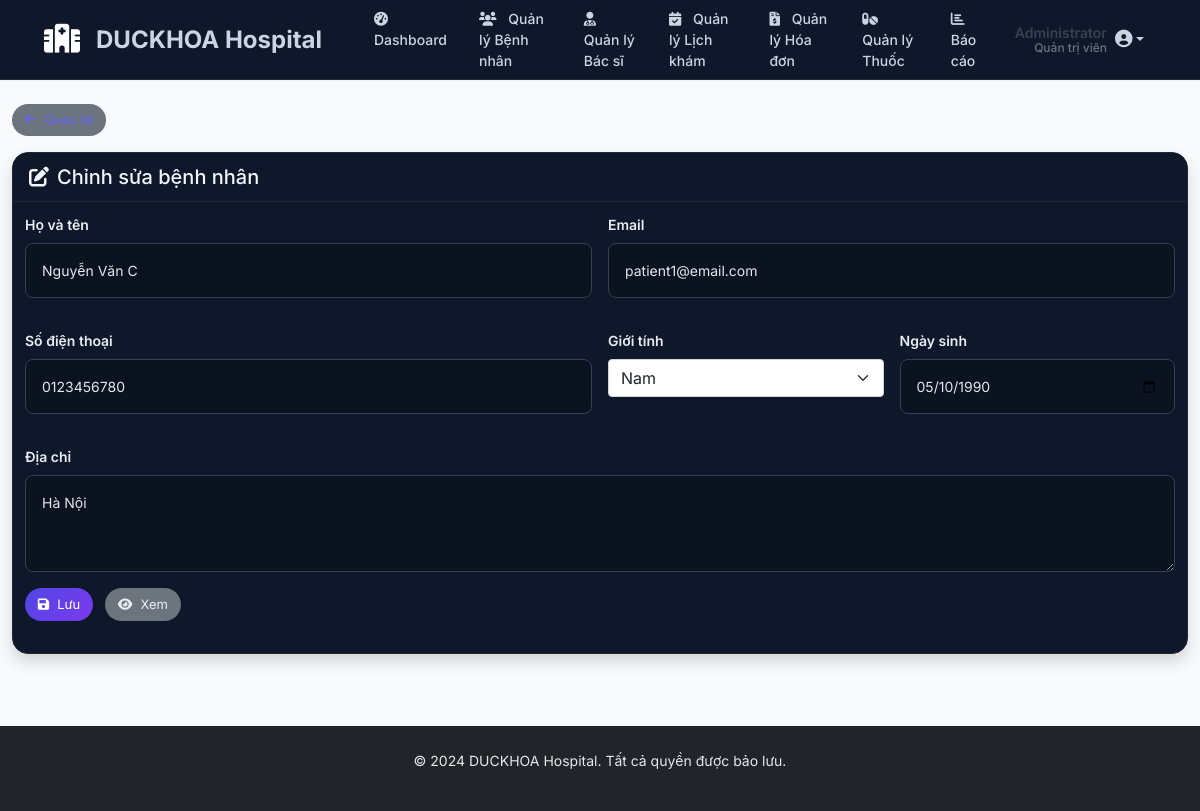
The app's page /admin/edit_patient.php?id=4 (signed in) with its own data.
### tables this page shows
CREATE TABLE users (
    id INT AUTO_INCREMENT PRIMARY KEY,
    username VARCHAR(50) NOT NULL UNIQUE,
    password VARCHAR(255) NOT NULL,
    email VARCHAR(100) NOT NULL UNIQUE,
    role ENUM('admin', 'patient', 'doctor') NOT NULL DEFAULT 'patient',
    full_name VARCHAR(100) NOT NULL,
    phone VARCHAR(20),
    address TEXT,
    date_of_birth DATE,
    gender ENUM('male', 'female', 'other'),
    created_at TIMESTAMP DEFAULT CURRENT_TIMESTAMP,
    updated_at TIMESTAMP DEFAULT CURRENT_TIMESTAMP ON UPDATE CURRENT_TIMESTAMP
);

### admin/edit_patient.php (the view, shortened to what this page needs)
<?php
require_once '../config/db.php';
$patientId = isset($_GET['id']) ? (int)$_GET['id'] : 0;
$stmt = $conn->prepare("SELECT * FROM users WHERE id = ? AND role = 'patient' LIMIT 1");
$stmt->bind_param('i', $patientId);
$stmt->execute();
$patient = $stmt->get_result()->fetch_assoc();
include '../includes/header.php';
include '../includes/top_navbar.php';
?>
<div class="container py-4">
    <a href="manage_patients.php" class="btn btn-secondary mb-3"><i class="fas fa-arrow-left me-2"></i>Quay lại</a>
    <div class="card shadow">
        <div class="card-header">
            <h5 class="mb-0"><i class="fas fa-edit me-2"></i>Chỉnh sửa bệnh nhân</h5>
        </div>
        <div class="card-body">
            <form method="POST" class="row g-3">
                <div class="col-md-6">
                    <label class="form-label">Họ và tên</label>
                    <input type="text" name="full_name" class="form-control" value="<?php echo htmlspecialchars($_POST['full_name'] ?? $patient['full_name']); ?>" required>
                </div>
                <div class="col-md-6">
                    <label class="form-label">Email</label>
                    <input type="email" name="email" class="form-control" value="<?php echo htmlspecialchars($_POST['email'] ?? $patient['email']); ?>" required>
                </div>
                <div class="col-md-6">
                    <label class="form-label">Số điện thoại</label>
                    <input type="text" name="phone" class="form-control" value="<?php echo htmlspecialchars($_POST['phone'] ?? $patient['phone']); ?>">
                </div>
                <div class="col-md-3">
                    <label class="form-label">Giới tính</label>
                    <select name="gender" class="form-select">
                        <option value="male" <?php echo (($patient['gender'] ?? '')==='male')?'selected':''; ?>>Nam</option>
                    </select>
                </div>
                <div class="col-md-3">
                    <label class="form-label">Ngày sinh</label>
                    <input type="date" name="date_of_birth" class="form-control" value="<?php echo htmlspecialchars($_POST['date_of_birth'] ?? $patient['date_of_birth']); ?>">
                </div>
                <div class="col-12">
                    <label class="form-label">Địa chỉ</label>
                    <textarea name="address" class="form-control" rows="3"><?php echo htmlspecialchars($_POST['address'] ?? $patient['address']); ?></textarea>
                </div>
                <div class="col-12">
                    <button type="submit" class="btn btn-primary"><i class="fas fa-save me-2"></i>Lưu</button>
                    <a href="view_patient.php?id=<?php echo $patientId; ?>" class="btn btn-secondary ms-2"><i class="fas fa-eye me-2"></i>Xem</a>
                </div>
            </form>
        </div>
    </div>
</div>
<?php include '../includes/footer.php'; ?>

### public/css/style.css (style rules this page uses)
:root { --primary-color: #4f46e5; --primary-dark: #3730a3; --primary-light: #6366f1; --primary-gradient: linear-gradient(135deg, #4f46e5 0%, #7c3aed 100%); --secondary-color: #06b6d4; --success-color: #10b981; --warning-color: #f59e0b; --danger-color: #ef4444; --info-color: #3b82f6; --white: #ffffff; --gray-50: #f9fafb; --gray-100: #f3f4f6; --gray-200: #e5e7eb; --gray-300: #d1d5db; --gray-400: #9ca3af; --gray-500: #6b7280; --gray-600: #4b5563; --gray-700: #374151; --gray-800: #1f2937; --gray-900: #111827; --shadow-sm: 0 1px 2px 0 rgb(0 0 0 / 0.05); --shadow: 0 1px 3px 0 rgb(0 0 0 / 0.1), 0 1px 2px -1px rgb(0 0 0 / 0.1); --shadow-md: 0 4px 6px -1px rgb(0 0 0 / 0.1), 0 2px 4px -2px rgb(0 0 0 / 0.1); --shadow-lg: 0 10px 15px -3px rgb(0 0 0 / 0.1), 0 4px 6px -4px rgb(0 0 0 / 0.1); --shadow-xl: 0 20px 25px -5px rgb(0 0 0 / 0.1), 0 8px 10px -6px rgb(0 0 0 / 0.1); --radius-sm: 0.375rem; --radius: 0.5rem; --radius-md: 0.75rem; --radius-lg: 1rem; --radius-xl: 1.5rem; --spacing-xs: 0.25rem; --spacing-sm: 0.5rem; --spacing-md: 1rem; --spacing-lg: 1.5rem; --spacing-xl: 2rem; --spacing-2xl: 3rem; }
* { margin: 0; padding: 0; box-sizing: border-box; }
body { font-family: 'Inter', -apple-system, BlinkMacSystemFont, 'Segoe UI', Roboto, sans-serif; font-size: 14px; font-weight: 400; line-height: 1.5; color: var(--gray-700); background-color: var(--gray-50); overflow-x: hidden; padding-top: 0; -webkit-font-smoothing: antialiased; -moz-osx-font-smoothing: grayscale; }
body.has-top-navbar { padding-top: 80px; }
html { scroll-behavior: smooth; }
.container { max-width: 1400px; }
.card { border: 1px solid var(--gray-200); border-radius: var(--radius-lg); box-shadow: var(--shadow); transition: all 0.2s ease; margin-bottom: var(--spacing-lg); background: var(--white); overflow: hidden; }
.card-header { background: var(--white); border-bottom: 1px solid var(--gray-200); padding: var(--spacing-lg); font-weight: 600; color: var(--gray-800); }
.card-body { padding: var(--spacing-lg); }
.card-body { padding: 1rem; }
.card-header { padding: 0.75rem 1rem; font-size: 16px; background: linear-gradient(135deg, #667eea 0%, #764ba2 100%); color: white; border-radius: 12px 12px 0 0 !important; }
.btn { font-size: 14px; padding: 0.5rem 1rem; border-radius: 20px; transition: all 0.3s ease; }
.btn-primary { background: var(--primary-gradient); border: none; border-radius: 20px; padding: 0.5rem 1.25rem; }
.form-control { border-radius: var(--radius); border: 1px solid var(--gray-300); padding: var(--spacing-md); transition: all 0.2s ease; font-size: 14px; background: var(--white); }
.form-label { font-weight: 600; color: var(--gray-700); margin-bottom: var(--spacing-sm); font-size: 14px; }
.fade-in { animation: fadeIn 0.3s ease-in; }
.card-body { padding: 0.75rem; }
.card:last-child { margin-bottom: 0; }
.card:last-child .card-body { padding-bottom: 1rem; }
.btn { font-size: 13px; padding: 0.4rem 0.8rem; border-radius: 18px; transition: all 0.3s ease; }
.btn-secondary { background: #6c757d; border: none; }
.row { margin-bottom: 1rem; }
.col-md-3, .col-md-6, .col-lg-3, .col-lg-6 { margin-bottom: 1rem; }
.dark-theme a { color: var(--primary-light); }
.dark-theme .card { background: #0f172a; border-color: #1f2937; box-shadow: 0 8px 20px rgba(0,0,0,0.35); }
.dark-theme .card-header { background: #0f172a; border-bottom: 1px solid #1f2937; color: #e2e8f0; }
.dark-theme .form-control { background-color: #0b1220; color: #e5e7eb; border-color: #334155; }
.dark-theme .form-control::placeholder { color: #64748b; }
.dark-theme, .dark-theme body, .dark-theme .text-body { color: #e9edf1 !important; }
.dark-theme h1, .dark-theme h2, .dark-theme h3, .dark-theme h4, .dark-theme h5, .dark-theme h6 { color: #f1f5f9 !important; }
.dark-theme p, .dark-theme li, .dark-theme label, .dark-theme span, .dark-theme dt, .dark-theme dd { color: #e5e7eb !important; }
.dark-theme .card-title, .dark-theme .card-body, .dark-theme .card-body p, .dark-theme .card-body span, .dark-theme .card-body a, .dark-theme .card-body label { color: #e9edf1 !important; }

### records on screen
users: full_name "Nguyễn Văn C", email "patient1@email.com", phone "0123456780", gender "Nam", date_of_birth "05/10/1990", address "Hà Nội"

### other values on screen
$item['text'] "Dashboard"
$item['text'] "Quản lý Bệnh nhân"
$item['text'] "Quản lý Bác sĩ"
$item['text'] "Quản lý Lịch khám"
$item['text'] "Quản lý Hóa đơn"
$item['text'] "Quản lý Thuốc"
$item['text'] "Báo cáo"
$user_name "Administrator"
$role_text "Quản trị viên"
